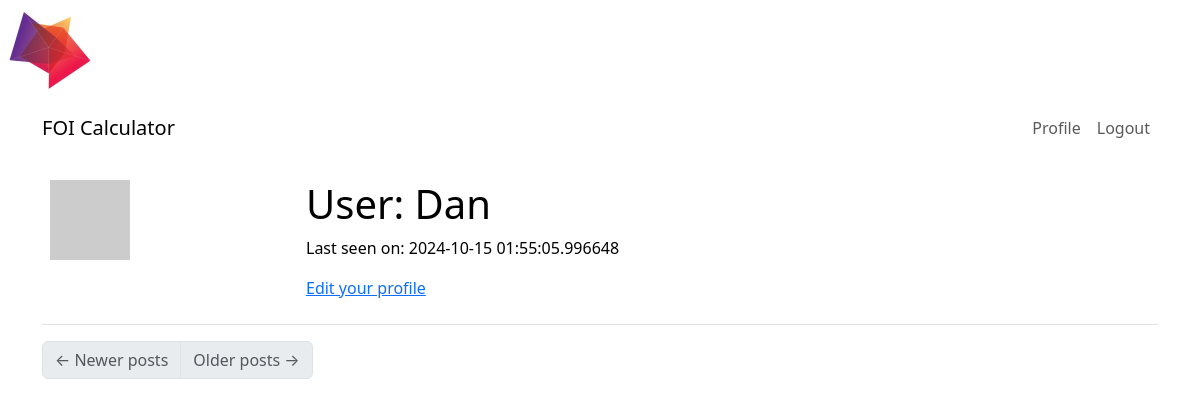
/user/Dan (signed in), run on an earlier commit of the app's database.
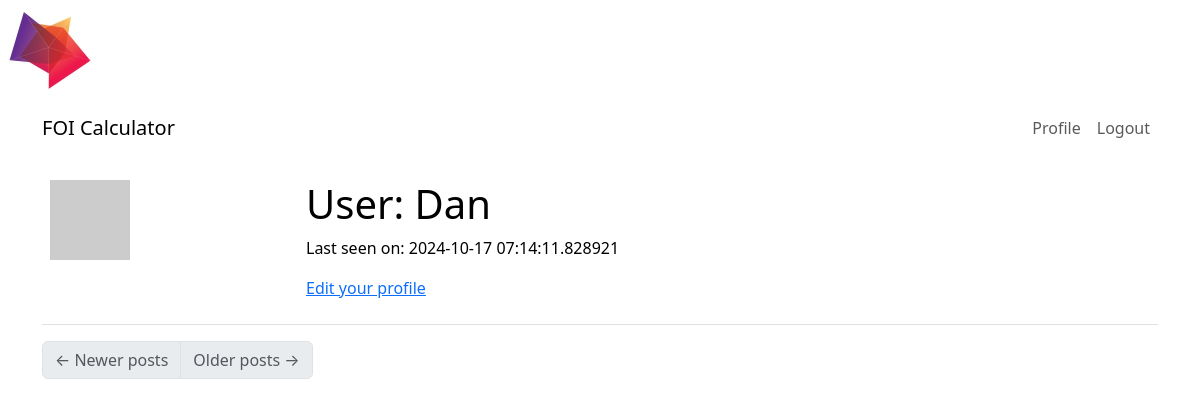
And on a later commit of the database.
### app/models.py (models this page shows, shortened)
class User(UserMixin, db.Model):
    id: so.Mapped[int] = so.mapped_column(primary_key=True)
    username: so.Mapped[str] = so.mapped_column(sa.String(64), index=True,
                                                unique=True)
    email: so.Mapped[str] = so.mapped_column(sa.String(120), index=True,
                                             unique=True)
    password_hash: so.Mapped[Optional[str]] = so.mapped_column(sa.String(256))
    about_me: so.Mapped[Optional[str]] = so.mapped_column(sa.String(140))
    last_seen: so.Mapped[Optional[datetime]] = so.mapped_column(
        default=lambda: datetime.now(timezone.utc))
    posts: so.WriteOnlyMapped['Post'] = so.relationship(
        back_populates='author')
    surveys: so.WriteOnlyMapped['Survey'] = so.relationship(
        back_populates='author')
    following: so.WriteOnlyMapped['User'] = so.relationship(
        secondary=followers, primaryjoin=(followers.c.follower_id == id),
        secondaryjoin=(followers.c.followed_id == id),
        back_populates='followers')
    followers: so.WriteOnlyMapped['User'] = so.relationship(
        secondary=followers, primaryjoin=(followers.c.followed_id == id),
        secondaryjoin=(followers.c.follower_id == id),
        back_populates='following')
    def avatar(self, size):
        digest = md5(self.email.lower().encode('utf-8')).hexdigest()
        return f'https://www.gravatar.com/avatar/{digest}?d=identicon&s={size}'
    def followers_count(self):
        query = sa.select(sa.func.count()).select_from(
            self.followers.select().subquery())
        return db.session.scalar(query)
    def following_count(self):
        query = sa.select(sa.func.count()).select_from(
            self.following.select().subquery())
        return db.session.scalar(query)

### app/routes.py (the view)
@app.route('/user/<username>')
@login_required
def user(username):
    user = db.first_or_404(sa.select(User).where(User.username == username))
    page = request.args.get('page', 1, type=int)
    query = user.posts.select().order_by(Post.timestamp.desc())
    posts = db.paginate(query, page=page,
                        per_page=app.config['POSTS_PER_PAGE'],
                        error_out=False)
    next_url = url_for('user', username=user.username, page=posts.next_num) \
        if posts.has_next else None
    prev_url = url_for('user', username=user.username, page=posts.prev_num) \
        if posts.has_prev else None
    form = EmptyForm()
    return render_template('user.html', user=user, posts=posts.items,
                           next_url=next_url, prev_url=prev_url, form=form)

### app/models.py (called while the page is built)
@login.user_loader
def load_user(id):
    return db.session.get(User, int(id))

### app/routes.py (called while the page is built)
@app.before_request
def before_request():
    if current_user.is_authenticated:
        current_user.last_seen = datetime.now(timezone.utc)
        db.session.commit()

### app/templates/user.html (shortened to what this page needs)
{% extends "base.html" %}
{% block content %}
    <table class="table table-hover">
        <tr>
            <td width="256px"><img src="{{ user.avatar(256) }}"></td>
            <td>
                <h1>User: {{ user.username }}</h1>
                {% if user.last_seen %}<p>Last seen on: {{ user.last_seen }}</p>{% endif %}
                {% if user == current_user %}
                <p><a href="{{ url_for('edit_profile') }}">Edit your profile</a></p>
                {% endif %}
            </td>
        </tr>
    </table>
    <nav aria-label="Post navigation">
        <ul class="pagination">
            <li class="page-item{% if not prev_url %} disabled{% endif %}">
                <a class="page-link" href="{{ prev_url }}">
                    <span aria-hidden="true">&larr;</span> Newer posts
                </a>
            </li>
            <li class="page-item{% if not next_url %} disabled{% endif %}">
                <a class="page-link" href="{{ next_url }}">
                    Older posts <span aria-hidden="true">&rarr;</span>
                </a>
            </li>
        </ul>
    </nav>
{% endblock %}

What changed in the data, as far as the page shows it:
changed User "Dan": last_seen "2024-10-15 01:55:05.996648" → "2024-10-17 07:14:11.828921"
